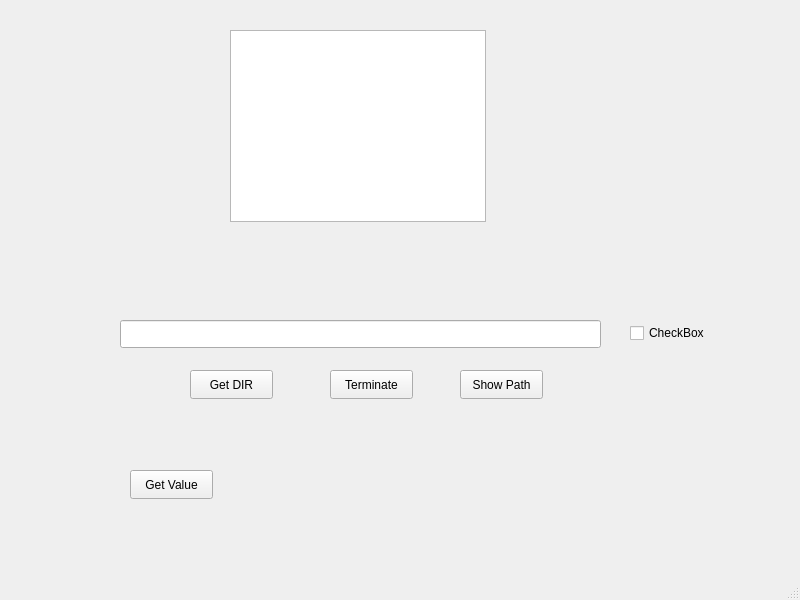
<?xml version="1.0" encoding="UTF-8"?>
<ui version="4.0">
 <class>MainWindow</class>
 <widget class="QMainWindow" name="MainWindow">
  <property name="geometry">
   <rect>
    <x>0</x>
    <y>0</y>
    <width>800</width>
    <height>600</height>
   </rect>
  </property>
  <property name="windowTitle">
   <string>MainWindow</string>
  </property>
  <widget class="QWidget" name="centralwidget">
   <widget class="QCheckBox" name="checkBox">
    <property name="geometry">
     <rect>
      <x>630</x>
      <y>320</y>
      <width>93</width>
      <height>26</height>
     </rect>
    </property>
    <property name="text">
     <string>CheckBox</string>
    </property>
   </widget>
   <widget class="QPushButton" name="pushButton">
    <property name="geometry">
     <rect>
      <x>330</x>
      <y>370</y>
      <width>83</width>
      <height>29</height>
     </rect>
    </property>
    <property name="text">
     <string>Terminate</string>
    </property>
   </widget>
   <widget class="QLineEdit" name="lineEdit">
    <property name="geometry">
     <rect>
      <x>120</x>
      <y>320</y>
      <width>481</width>
      <height>28</height>
     </rect>
    </property>
   </widget>
   <widget class="QPushButton" name="pushButton_2">
    <property name="geometry">
     <rect>
      <x>130</x>
      <y>470</y>
      <width>83</width>
      <height>29</height>
     </rect>
    </property>
    <property name="text">
     <string>Get Value</string>
    </property>
   </widget>
   <widget class="QPushButton" name="pushButton_3">
    <property name="geometry">
     <rect>
      <x>190</x>
      <y>370</y>
      <width>83</width>
      <height>29</height>
     </rect>
    </property>
    <property name="text">
     <string>Get DIR</string>
    </property>
   </widget>
   <widget class="QPushButton" name="pushButton_4">
    <property name="geometry">
     <rect>
      <x>460</x>
      <y>370</y>
      <width>83</width>
      <height>29</height>
     </rect>
    </property>
    <property name="text">
     <string>Show Path</string>
    </property>
   </widget>
   <widget class="QTextBrowser" name="textBrowser">
    <property name="geometry">
     <rect>
      <x>230</x>
      <y>30</y>
      <width>256</width>
      <height>192</height>
     </rect>
    </property>
   </widget>
  </widget>
  <widget class="QMenuBar" name="menubar">
   <property name="geometry">
    <rect>
     <x>0</x>
     <y>0</y>
     <width>800</width>
     <height>25</height>
    </rect>
   </property>
  </widget>
  <widget class="QStatusBar" name="statusbar"/>
 </widget>
 <resources/>
 <connections/>
</ui>
